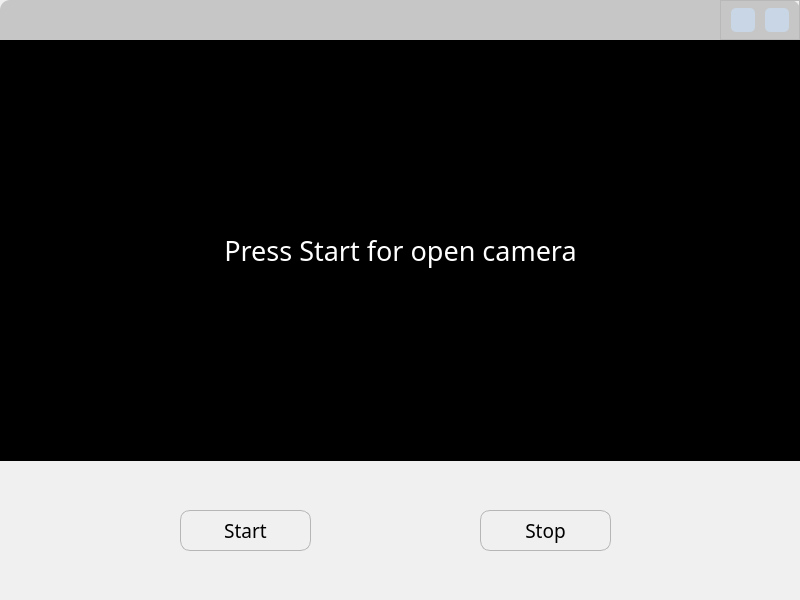
<?xml version="1.0" encoding="UTF-8"?>
<ui version="4.0">
 <class>MainWindow</class>
 <widget class="QMainWindow" name="MainWindow">
  <property name="geometry">
   <rect>
    <x>0</x>
    <y>0</y>
    <width>800</width>
    <height>600</height>
   </rect>
  </property>
  <property name="windowTitle">
   <string>Real Time Emotion Recognition</string>
  </property>
  <property name="styleSheet">
   <string notr="true">background-color: rgb(240, 240, 240);</string>
  </property>
  <widget class="QWidget" name="centralwidget">
   <property name="styleSheet">
    <string notr="true">QWidget#centralwidget{
	border-bottom-left-radius :10px;
	border-bottom-right-radius : 10px;
	border-top-left-radius :10px;
	border-top-right-radius : 10px;
}</string>
   </property>
   <layout class="QVBoxLayout" name="verticalLayout">
    <property name="spacing">
     <number>0</number>
    </property>
    <property name="leftMargin">
     <number>0</number>
    </property>
    <property name="topMargin">
     <number>0</number>
    </property>
    <property name="rightMargin">
     <number>0</number>
    </property>
    <property name="bottomMargin">
     <number>0</number>
    </property>
    <item>
     <widget class="QFrame" name="titleBar">
      <property name="minimumSize">
       <size>
        <width>0</width>
        <height>0</height>
       </size>
      </property>
      <property name="maximumSize">
       <size>
        <width>16777215</width>
        <height>40</height>
       </size>
      </property>
      <property name="styleSheet">
       <string notr="true">QFrame#titleBar{
	background-color:rgb(198, 198, 198);	
	border-top-left-radius :10px;
	border-top-right-radius : 10px;
}</string>
      </property>
      <property name="frameShape">
       <enum>QFrame::StyledPanel</enum>
      </property>
      <property name="frameShadow">
       <enum>QFrame::Raised</enum>
      </property>
      <layout class="QHBoxLayout" name="horizontalLayout">
       <property name="spacing">
        <number>0</number>
       </property>
       <property name="leftMargin">
        <number>0</number>
       </property>
       <property name="topMargin">
        <number>0</number>
       </property>
       <property name="rightMargin">
        <number>0</number>
       </property>
       <property name="bottomMargin">
        <number>0</number>
       </property>
       <item>
        <spacer name="horizontalSpacer">
         <property name="orientation">
          <enum>Qt::Horizontal</enum>
         </property>
         <property name="sizeHint" stdset="0">
          <size>
           <width>1017</width>
           <height>20</height>
          </size>
         </property>
        </spacer>
       </item>
       <item>
        <widget class="QFrame" name="frame_3">
         <property name="minimumSize">
          <size>
           <width>80</width>
           <height>0</height>
          </size>
         </property>
         <property name="styleSheet">
          <string notr="true">background-color: none;</string>
         </property>
         <property name="frameShape">
          <enum>QFrame::StyledPanel</enum>
         </property>
         <property name="frameShadow">
          <enum>QFrame::Raised</enum>
         </property>
         <layout class="QHBoxLayout" name="horizontalLayout_2">
          <property name="spacing">
           <number>0</number>
          </property>
          <property name="leftMargin">
           <number>0</number>
          </property>
          <property name="topMargin">
           <number>0</number>
          </property>
          <property name="rightMargin">
           <number>0</number>
          </property>
          <property name="bottomMargin">
           <number>0</number>
          </property>
          <item>
           <widget class="QPushButton" name="btnMinus">
            <property name="minimumSize">
             <size>
              <width>24</width>
              <height>24</height>
             </size>
            </property>
            <property name="maximumSize">
             <size>
              <width>24</width>
              <height>24</height>
             </size>
            </property>
            <property name="cursor">
             <cursorShape>PointingHandCursor</cursorShape>
            </property>
            <property name="styleSheet">
             <string notr="true">QPushButton{
	background-color:rgb(200, 214, 229);
	border:none;
	border-radius: 5px;
}
QPushButton:hover{
	background-color:rgb(223, 239, 255);
}</string>
            </property>
            <property name="text">
             <string/>
            </property>
            <property name="icon">
             <iconset resource="../image-classification/icons/icons.qrc">
              <normaloff>:/icons/minus.png</normaloff>:/icons/minus.png</iconset>
            </property>
           </widget>
          </item>
          <item>
           <widget class="QPushButton" name="btnClose">
            <property name="minimumSize">
             <size>
              <width>24</width>
              <height>24</height>
             </size>
            </property>
            <property name="maximumSize">
             <size>
              <width>24</width>
              <height>24</height>
             </size>
            </property>
            <property name="cursor">
             <cursorShape>PointingHandCursor</cursorShape>
            </property>
            <property name="styleSheet">
             <string notr="true">QPushButton{
	background-color:rgb(200, 214, 229);
	border:none;
	border-radius: 5px;
}
QPushButton:hover{
	background-color:rgb(223, 239, 255);
}</string>
            </property>
            <property name="text">
             <string/>
            </property>
            <property name="icon">
             <iconset resource="../image-classification/icons/icons.qrc">
              <normaloff>:/icons/x.png</normaloff>:/icons/x.png</iconset>
            </property>
           </widget>
          </item>
         </layout>
        </widget>
       </item>
      </layout>
     </widget>
    </item>
    <item>
     <widget class="QFrame" name="frame">
      <property name="styleSheet">
       <string notr="true">QFrame#frame{
	border-bottom-left-radius :10px;
	border-bottom-right-radius : 10px;
}</string>
      </property>
      <property name="frameShape">
       <enum>QFrame::StyledPanel</enum>
      </property>
      <property name="frameShadow">
       <enum>QFrame::Raised</enum>
      </property>
      <widget class="QLabel" name="lblCam">
       <property name="geometry">
        <rect>
         <x>0</x>
         <y>0</y>
         <width>801</width>
         <height>421</height>
        </rect>
       </property>
       <property name="font">
        <font>
         <family>IRANSans Medium</family>
         <pointsize>20</pointsize>
        </font>
       </property>
       <property name="styleSheet">
        <string notr="true">background:black;
color:white;</string>
       </property>
       <property name="text">
        <string>Press Start for open camera</string>
       </property>
       <property name="alignment">
        <set>Qt::AlignCenter</set>
       </property>
      </widget>
      <widget class="QPushButton" name="btnStart">
       <property name="geometry">
        <rect>
         <x>180</x>
         <y>470</y>
         <width>131</width>
         <height>41</height>
        </rect>
       </property>
       <property name="font">
        <font>
         <family>IRANSans Medium</family>
         <pointsize>14</pointsize>
        </font>
       </property>
       <property name="cursor">
        <cursorShape>PointingHandCursor</cursorShape>
       </property>
       <property name="styleSheet">
        <string notr="true">QPushButton{
	border:none;
	border: 1px solid rgb(182, 182, 182);
	border-radius: 10px;
}
QPushButton:hover{
	background-color:rgb(198, 198, 198);
}</string>
       </property>
       <property name="text">
        <string>Start</string>
       </property>
      </widget>
      <widget class="QPushButton" name="btnStop">
       <property name="geometry">
        <rect>
         <x>480</x>
         <y>470</y>
         <width>131</width>
         <height>41</height>
        </rect>
       </property>
       <property name="font">
        <font>
         <family>IRANSans Medium</family>
         <pointsize>14</pointsize>
        </font>
       </property>
       <property name="cursor">
        <cursorShape>PointingHandCursor</cursorShape>
       </property>
       <property name="styleSheet">
        <string notr="true">QPushButton{
	border:none;
	border: 1px solid rgb(182, 182, 182);
	border-radius: 10px;
}
QPushButton:hover{
	background-color:rgb(198, 198, 198);
}</string>
       </property>
       <property name="text">
        <string>Stop</string>
       </property>
      </widget>
     </widget>
    </item>
   </layout>
  </widget>
 </widget>
 <resources>
  <include location="../image-classification/icons/icons.qrc"/>
 </resources>
 <connections/>
</ui>
